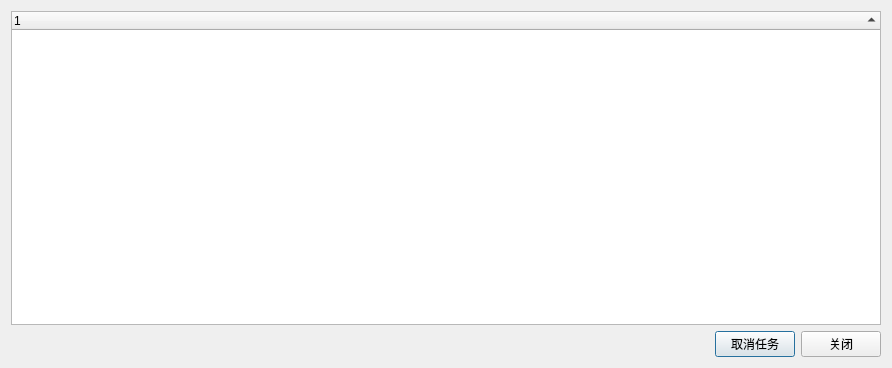
<?xml version="1.0" encoding="UTF-8"?>
<ui version="4.0">
 <class>Dialog</class>
 <widget class="QDialog" name="Dialog">
  <property name="geometry">
   <rect>
    <x>0</x>
    <y>0</y>
    <width>892</width>
    <height>368</height>
   </rect>
  </property>
  <property name="windowTitle">
   <string>下载管理</string>
  </property>
  <property name="windowIcon">
   <iconset>
    <normaloff>res/toolbar/dlstat_0.png</normaloff>res/toolbar/dlstat_0.png</iconset>
  </property>
  <layout class="QVBoxLayout" name="verticalLayout" stretch="1,0">
   <item>
    <widget class="QTreeWidget" name="listtask">
     <property name="sortingEnabled">
      <bool>true</bool>
     </property>
     <attribute name="headerShowSortIndicator" stdset="0">
      <bool>true</bool>
     </attribute>
     <column>
      <property name="text">
       <string notr="true">1</string>
      </property>
     </column>
    </widget>
   </item>
   <item>
    <layout class="QHBoxLayout" name="horizontalLayout" stretch="1,0,0">
     <item>
      <widget class="QLabel" name="lblstat">
       <property name="text">
        <string/>
       </property>
      </widget>
     </item>
     <item>
      <widget class="QPushButton" name="btncancel">
       <property name="text">
        <string>取消任务</string>
       </property>
      </widget>
     </item>
     <item>
      <widget class="QPushButton" name="btnclose">
       <property name="text">
        <string>关闭</string>
       </property>
      </widget>
     </item>
    </layout>
   </item>
  </layout>
 </widget>
 <resources/>
 <connections/>
</ui>
